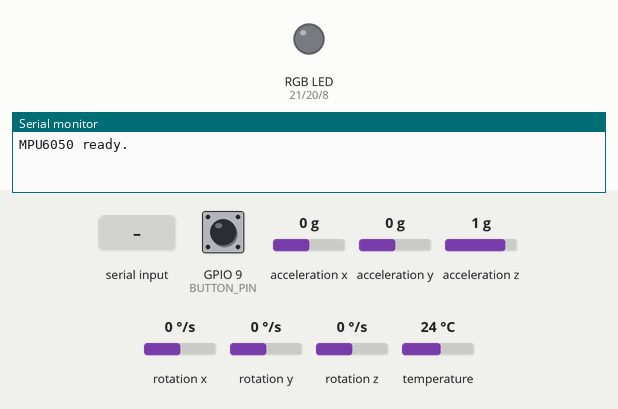
Recording of a sketch running on a simulated ESP32-S3. On the bench: an RGB LED mixed from three pins (HIGH = lit), the last lines printed to the serial monitor. Inputs (shaded band) come from the test bench; at power-on: GPIO 9 (BUTTON_PIN) HIGH, acceleration x 0 g, acceleration y 0 g, acceleration z 1 g, rotation x 0 °/s, rotation y 0 °/s, rotation z 0 °/s, temperature 24 °C.

Above: at 3.2 s.
3.3 s: GPIO 9 (BUTTON_PIN) pulled LOW for 0.15 s
At 3.7 s:
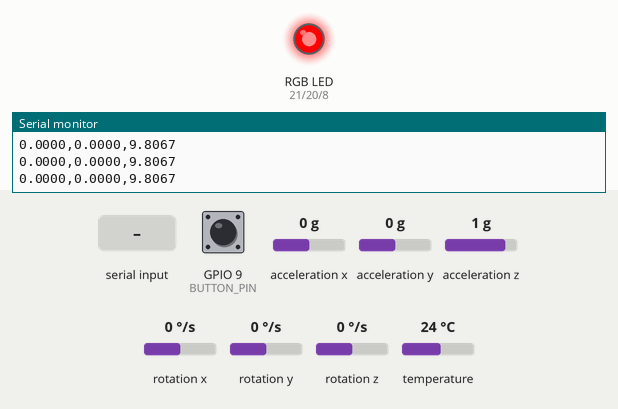
At 4.7 s:
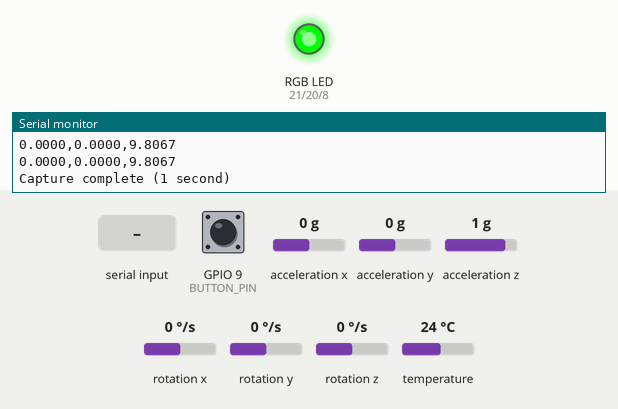
5.8 s: "Z" received over Serial
7.3 s: "O" received over Serial
8.8 s: "V" received over Serial
10.3 s: GPIO 9 (BUTTON_PIN) pulled LOW for 1 s
At 11.1 s:
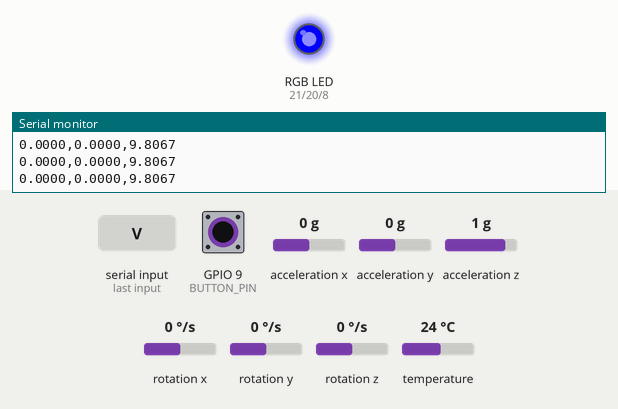
Timing chart, 0 to 13.3 s (numbered marks = the images above; inputs shaded):
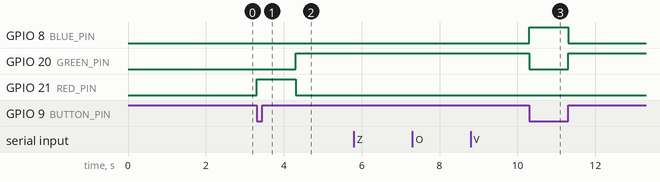

The sketch:

gesture_capture.ino
```cpp
#include <Adafruit_MPU6050.h>
#include <Adafruit_Sensor.h>
#include <Wire.h>

Adafruit_MPU6050 mpu;

// ---- GPIO Configuration ----
#define BUTTON_PIN 9      // Physical push button (D9 = GPIO9)
#define RED_PIN    21     // RGB red channel (D6 = GPIO21)
#define GREEN_PIN  20     // RGB green channel (D7 = GPIO20)
#define BLUE_PIN   8      // RGB blue channel (D8 = GPIO8)

// ---- State Variables ----
long last_sample_millis = 0;
bool capture = false;
bool alreadyPressed = false;
unsigned long capture_start_time = 0;
const unsigned long CAPTURE_DURATION = 1000; // Capture window: 1 second

String currentGesture = "Z"; // Default label is "Z"; can switch via Serial input

// ---- RGB Control ----
void initRGB() {
  pinMode(RED_PIN, OUTPUT);
  pinMode(GREEN_PIN, OUTPUT);
  pinMode(BLUE_PIN, OUTPUT);
}

void setRGB(uint8_t r, uint8_t g, uint8_t b) {
  analogWrite(RED_PIN, r);
  analogWrite(GREEN_PIN, g);
  analogWrite(BLUE_PIN, b);
}

void indicateGestureColor(String g) {
  if (g == "Z")      setRGB(255, 0, 0);   // Red: Z → Fire Bolt
  else if (g == "O") setRGB(0, 255, 0);   // Green: O → Reflect Shield
  else if (g == "V") setRGB(0, 0, 255);   // Blue: V → Healing
  else               setRGB(255, 255, 0); // Yellow: Unknown label
}

// ---- Initialization ----
void setup(void) {
  Serial.begin(115200);
  delay(2000); // Allow Serial to stabilize

  // Initialize I2C (SDA = GPIO6, SCL = GPIO7)
  Wire.begin(6, 7);

  pinMode(BUTTON_PIN, INPUT_PULLUP);
  initRGB();
  setRGB(0, 0, 0); // Turn off RGB by default

  // Initialize MPU6050
  while (!mpu.begin()) {
    Serial.println("Failed to find MPU6050 chip");
    delay(500);
  }

  mpu.setAccelerometerRange(MPU6050_RANGE_8_G);
  mpu.setGyroRange(MPU6050_RANGE_500_DEG);
  mpu.setFilterBandwidth(MPU6050_BAND_21_HZ);

  Serial.println("MPU6050 ready.");
}

// ---- Capture Accelerometer Data ----
void capture_data() {
  if ((millis() - last_sample_millis) >= 10) { // 100Hz sampling rate
    last_sample_millis = millis();

    sensors_event_t a, g, temp;
    mpu.getEvent(&a, &g, &temp);

    Serial.print(a.acceleration.x, 4);
    Serial.print(",");
    Serial.print(a.acceleration.y, 4);
    Serial.print(",");
    Serial.print(a.acceleration.z, 4);
    Serial.println();

    if (millis() - capture_start_time >= CAPTURE_DURATION) {
      capture = false;
      setRGB(0, 255, 0);  // Green LED to indicate capture complete (optional)
      Serial.print("\n\n\n\n");
      Serial.println("Capture complete (1 second)");
    }
  }
}

// ---- Main Loop ----
void loop() {
  // Button-press logic (replaces typing 'o' from Serial)
  int buttonState = digitalRead(BUTTON_PIN);
  if (buttonState == LOW && !alreadyPressed && !capture) {
    alreadyPressed = true;

    Serial.println("-,-,-"); // Sync signal for Python script
    Serial.println("Starting capture (will run for 1 second)");
    capture_start_time = millis();
    capture = true;

    indicateGestureColor(currentGesture);  // Light up RGB based on current label
  }

  if (buttonState == HIGH) {
    alreadyPressed = false;
  }

  // Sampling in progress
  if (capture) {
    capture_data();
  }

  // Allow Serial input to change gesture label
  if (Serial.available() > 0) {
    char c = Serial.read();
    if (c == 'Z' || c == 'O' || c == 'V') {
      currentGesture = String(c);
      Serial.print("Gesture label changed to: ");
      Serial.println(currentGesture);
    }
  }
}
```

Measured:
- after the input at 3.3 s, GPIO 20 (GREEN_PIN): LOW → HIGH after 1.0 s; GPIO 21 (RED_PIN): LOW → HIGH at once, → LOW 1.0 s later
- after the input at 10.3 s, GPIO 8 (BLUE_PIN): LOW → HIGH at once, → LOW 1.0 s later; GPIO 20 (GREEN_PIN): HIGH → LOW at once, → HIGH 1.0 s later
